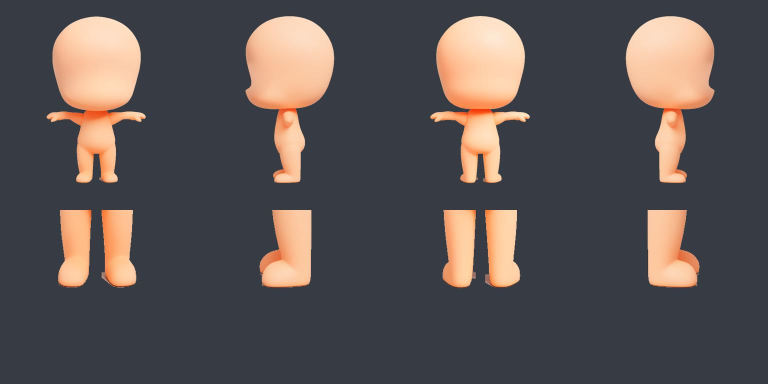
#> input picture milestones/actor_regen_20260909/inputs/review.jpg, 1536 x 768 px (shown at 1/2 size)
$ python run_comfy_sd15_ipadapter_multiview.py --reference ../../milestones/actor_regen_20260909/inputs/review.jpg
#> lines starting #> are read from the running program, lines starting #| are printed output that depends on the picture
"""Generate four controlled character views with local ComfyUI.

Actor orthographic renders provide per-view lineart structure. One approved
front concept provides a shared IP-Adapter appearance condition. Views are
submitted sequentially with the same seed to stay inside 12 GB VRAM.
"""

import argparse
import json
import shutil
import time
import uuid
from pathlib import Path

import cv2
import numpy as np
import requests
from PIL import Image


VIEW_ORDER = ("front", "right", "back", "left")


def parse_args() -> argparse.Namespace:
    parser = argparse.ArgumentParser()
    parser.add_argument("--server", default="http://127.0.0.1:8188")
    parser.add_argument(
        "--reference",
        default=r"E:\env\outputs\local_threeview_20260823\actor_v2_animagine_canny_front.png",
    )
    parser.add_argument(
        "--controls-dir",
        default=r"E:\WorkProject\AssetsStudio\references\actor_v2\base_v1\rgb",
    )
    parser.add_argument(
        "--output-dir", default=r"E:\env\outputs\local_threeview_20260823\sd15_ipadapter"
    )
    parser.add_argument("--seed", type=int, default=20260823)
    parser.add_argument("--steps", type=int, default=28)
    parser.add_argument("--cfg", type=float, default=7.0)
    parser.add_argument("--ip-weight", type=float, default=0.66)
    parser.add_argument("--control-strength", type=float, default=1.10)
    parser.add_argument("--control-end", type=float, default=0.95)
    return parser.parse_args()


def prepare_inputs(args: argparse.Namespace) -> tuple[str, dict[str, str]]:
    comfy_input = Path(r"E:\Env\ComfyUI\input")
    input_dir = comfy_input / "local_threeview_20260823"
    input_dir.mkdir(parents=True, exist_ok=True)
    reference_name = "local_threeview_20260823/ip_reference.png"
    reference = Image.open(args.reference).convert("RGB")
#> reference is the input picture: PIL image 1536x768 RGB; mean R, G, B 89.2, 82.3, 82.5
    reference.thumbnail((512, 512), Image.Resampling.LANCZOS)
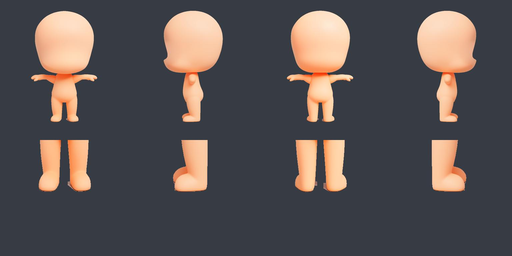
#> reference: PIL image 512x256 RGB; mean R, G, B 89.2, 82.3, 82.5
    reference_canvas = Image.new("RGB", (512, 512), (224, 224, 224))
#> reference_canvas: PIL image 512x512 RGB; every value is 224
    reference_canvas.paste(
        reference, ((512 - reference.width) // 2, (512 - reference.height) // 2)
    )
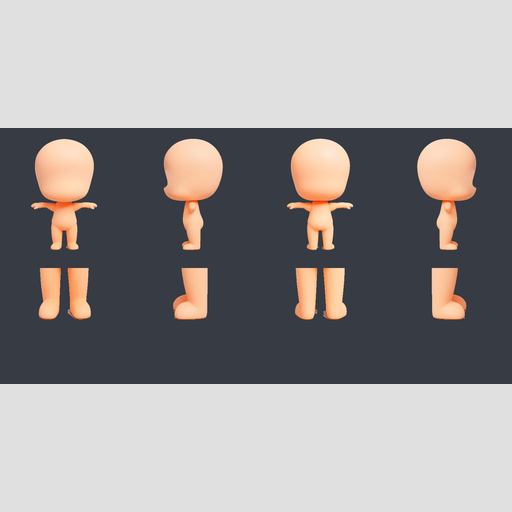
#> reference_canvas: PIL image 512x512 RGB; mean R, G, B 156.6, 153.1, 153.3
    reference_canvas.save(comfy_input / reference_name)

    controls: dict[str, str] = {}
    for view in VIEW_ORDER:
        source = cv2.imread(str(Path(args.controls_dir) / f"{view}.png"))
        if source is None:
#> (the run stopped early here; a loop or call above may not have finished)
